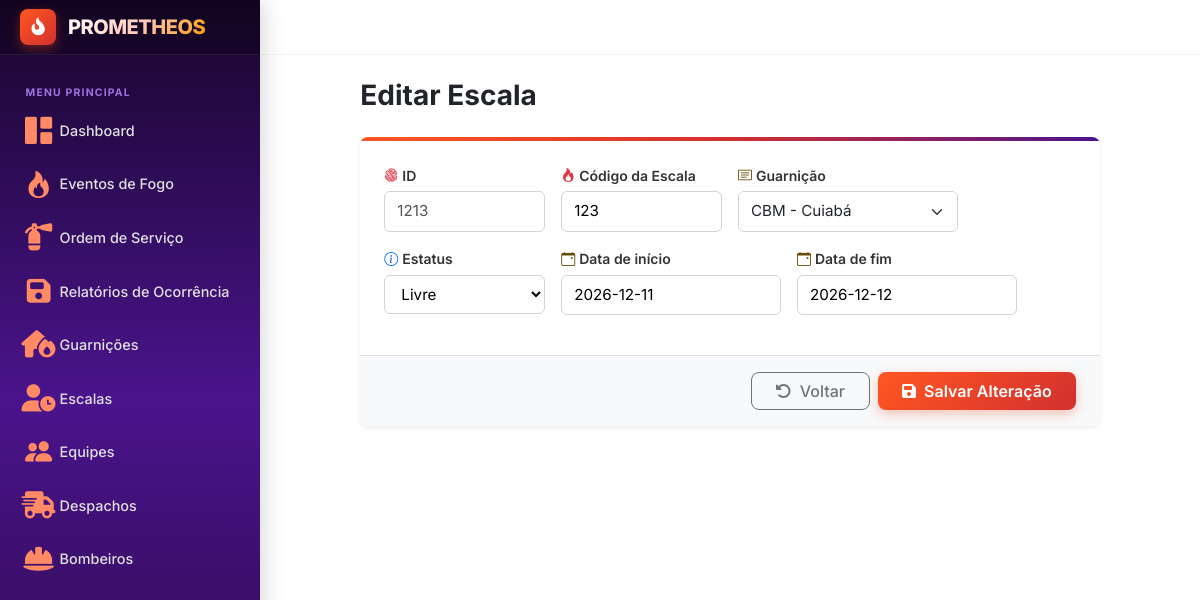
The page /escala/editar/1213 on the database as committed earlier.
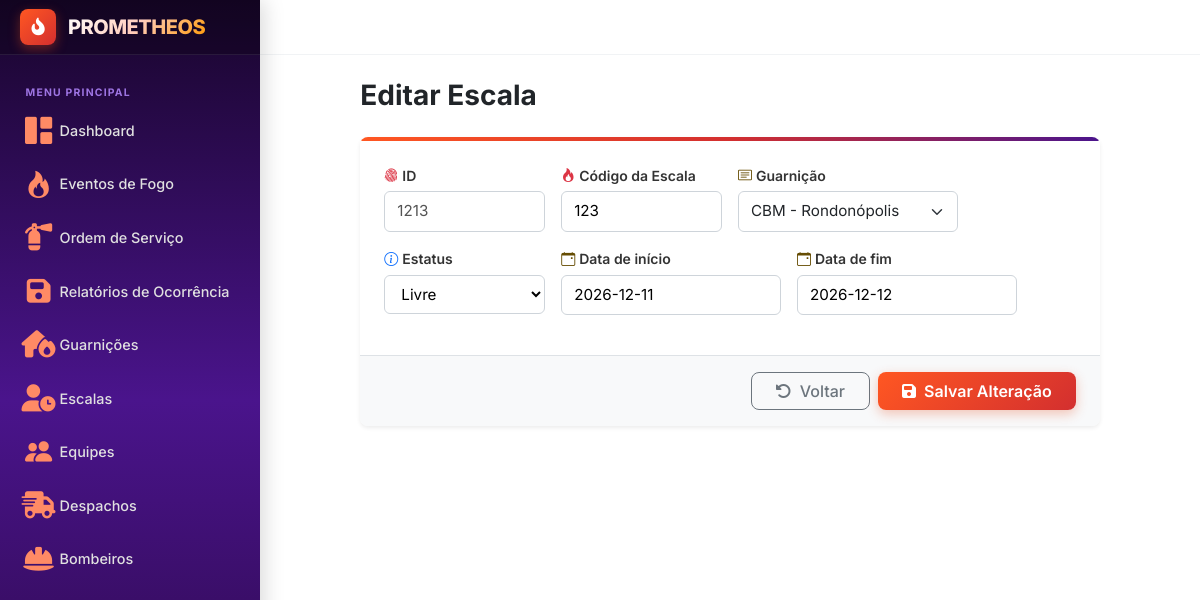
The same page on the database as committed later.
### usuario/models.py (models this page shows, shortened)
class Escala(models.Model):
    id = models.IntegerField(primary_key=True)
    codigo = models.IntegerField()
    id_guarnicao = models.ForeignKey(Guarnicao, on_delete=models.PROTECT)
    data_inicio = models.DateField()
    data_fim = models.DateField()
    estatus = models.CharField(choices=Estatus.choices, default=Estatus.LIVRE)

### usuario/views.py (the view)
# urls.py: path('escala/editar/<id>', userViews.editaEscala, name='editaEscala'),
def editaEscala(request, id=None):
    escala = Escala.objects.get(pk=id)
    form = EscalaForm(request.POST or None, instance=escala)
    if form.is_valid():
        form.save()
        return redirect('escala')
    return render(request, 'usuarios/editaEscala.html', {"form" : form})

### usuario/forms.py
class EscalaForm(forms.ModelForm):
    class Meta:
        model = Escala
        fields = '__all__'
    def __init__(self, *args, **kwargs):
        super().__init__(*args, **kwargs)
        self.fields['id'].widget.attrs['placeholder'] = 'Número de segurança'
        self.fields['codigo'].widget.attrs['placeholder'] = 'Código de acesso'
        campo = self.fields['id_guarnicao']
        campo.widget = forms.Select(attrs={"class": "form-select"})
        campo.empty_label = "Selecione uma guarnição"
        campo.label_from_instance = lambda e: f"{e.nome}"
        campo.queryset = Guarnicao.objects.order_by("codigo")

### templates/usuarios/editaEscala.html (shortened to what this page needs)
{% extends 'layout.html' %}
{% block content %}
<div class="row justify-content-center">
    <div class="col-12 col-xl-10 col-xxl-9">
        <div class="d-flex flex-wrap align-items-center justify-content-between gap-3 mb-4">
            <div>
                <h1 class="h3 fw-bold mb-0 text-dark">
                Editar Escala
                </h1>
            </div>
        </div>
        <div class="card border-0 shadow-sm rounded-3 overflow-hidden">
            <div style="height: 4px; background: linear-gradient(90deg, var(--fire-orange), var(--fire-red-dark), var(--purple-mid));"></div>
            <form method="post" novalidate>
                <div class="card-body p-4">
                    <div class="row g-3 mb-3">
                        <div class="col-12 col-md-3 form-field-wrapper">
                            <label for="{{ form.id.id_for_label }}" class="form-label-custom">
                                <i class="bi bi-fingerprint text-danger me-1"></i>ID
                            </label>
                            <div>{{ form.id }}</div>
                        </div>
                        <div class="col-12 col-md-3 form-field-wrapper">
                            <label for="{{ form.codigo.id_for_label }}" class="form-label-custom">
                                <i class="bi bi-fire text-danger me-1"></i>Código da Escala
                            </label>
                            <div>{{ form.codigo }}</div>
                        </div>
                        <div class="col-12 col-md-4 form-field-wrapper">
                            <label for="{{ form.id_guarnicao.id_for_label }}" class="form-label-custom">
                                <i class="bi bi-card-text text-warning-emphasis me-1"></i>Guarnição
                            </label>
                            <div>{{ form.id_guarnicao }}</div>
                        </div>
                    </div>
                    <div class="row g-3 mb-3">
                        <div class="col-12 col-md-3 form-field-wrapper">
                            <label for="{{ form.estatus.id_for_label }}" class="form-label-custom">
                                <i class="bi bi-info-circle text-primary me-1"></i>Estatus
                            </label>
                            <div>{{ form.estatus }}</div>
                        </div>
                        <div class="col-12 col-md-4 form-field-wrapper">
                            <label for="{{ form.data_inicio.id_for_label }}" class="form-label-custom">
                                <i class="bi bi-calendar-event text-warning-emphasis me-1"></i>Data de início
                            </label>
                            <div>{{ form.data_inicio }}</div>
                        </div>
                        <div class="col-12 col-md-4 form-field-wrapper">
                            <label for="{{ form.data_fim.id_for_label }}" class="form-label-custom">
                                <i class="bi bi-calendar-event text-warning-emphasis me-1"></i>Data de fim
                            </label>
                            <div>{{ form.data_fim }}</div>
                        </div>
                    </div>
                </div>
                <div class="card-footer bg-light border-top px-4 py-3 d-flex align-items-center justify-content-between">
                    <div class="d-flex gap-2 ms-auto">
                        <a href="{% url 'escala' %}" class="btn btn-outline-secondary px-4 rounded-3 fw-medium">
                            <i class="fa-solid fa-rotate-left me-1"></i> Voltar
                        </a>
                        <button type="submit" class="btn btn-fire-primary px-4 rounded-3 fw-semibold">
                            <i class="fa-solid fa-floppy-disk me-1"></i>
                                Salvar Alteração
                        </button>
                    </div>
                </div>
            </form>
        </div>
    </div>
</div>
{% endblock %}

Rows that differ between the two databases and show on the page:
changed Escala "Livre": id_guarnicao "CBM - Cuiabá" → "CBM - Rondonópolis"
